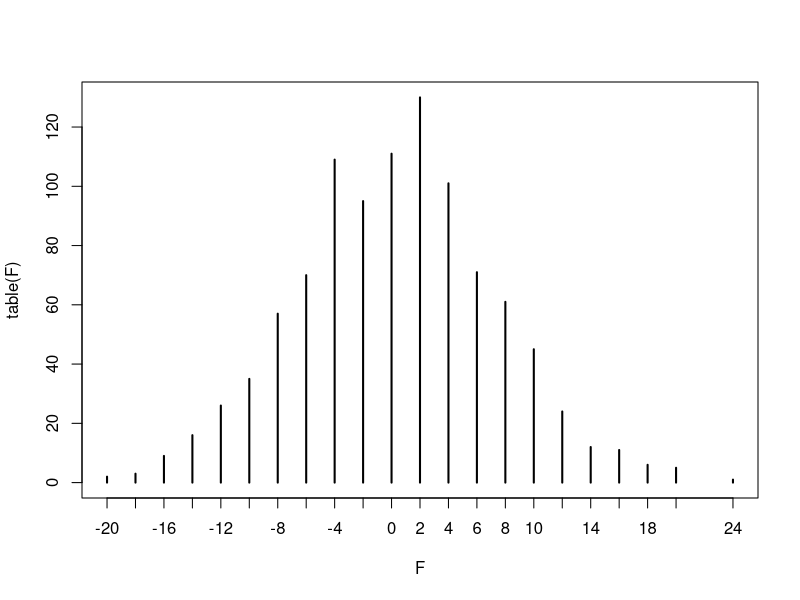

R code for this plot:
##Simulating coin-tossing experiments
x=sample(c("H","T"),10,replace=TRUE)
table(x)
table(x)/10
#
x=sample(c("H","T"),100,replace=TRUE)
table(x)/100
#
x=sample(c("H","T"),10000,replace=TRUE)
table(x)/10000

#replace 是否重置

##Simulating a game of chance
win=sample(c(-1,1),size=50,replace=T)
#cumsum 累積加總 可看出財富變化，可看出領先的時候(cum.win>0)
cum.win=cumsum(win)
cum.win
sum(win)
#
win=sample(c(-1,1),
           size=50,replace=T,
           prob=c(0.6,0.4))

#看總共贏幾塊
KoP=function(n=50){
    win=sample(c(-1,1),size=n,replace=T)
    sum(win)
}
#sample取樣,replicate重複

#算損益兩平的機率
F=replicate(1000,KoP())
table(F)
plot(table(F))
sum(F==0)/1000

# F總財富，L領先幾次，M最多贏幾次
KoP=function(n=50){
  win=sample(c(-1,1),size=n,replace=T)
  cum.win=cumsum(win)
  c(F=sum(win),
    L=sum(cum.win>0),
    M=max(cum.win))
}
KoP()
S=replicate(1000,KoP())
#dim矩陣
dim(S)
#
S[,1:10]
mean(S["L",])
mean(S["M",])
sum(S["M",]>10)/1000



##IC Module Analysis
preg=0.7 #0.7有電
pbad.reg=0.1 #之中0.1壞了
pgood.reg=1-pbad.reg
#
pirreg=1-preg #0.3沒電
pbad.irreg=0.4 #之中0.4壞了
pgood.irreg=1-pbad.irreg

ICmodule.sim=function(n=10){
  #創空的位置
   simulated.modules=rep(NA,n)
   #1 denotes regular
   #-1 denotes irregular
   labels=sample(c(1,-1),n,
                 prob=c(preg,pirreg),
                 replace=TRUE)
   #電好
   if(any(labels==1)){
      simulated.modules[which(labels==1)]=
        sample(c("goodreg","badreg"),
               sum(labels==1),
               prob=c(pgood.reg,pbad.reg),
               replace=TRUE) 
   }
   #電不好
   if(any(labels==-1)){
      simulated.modules[which(labels==-1)]=
       sample(c("goodirreg","badirreg"),
              sum(labels==-1),
              prob=c(pgood.irreg,pbad.irreg),
              replace=TRUE) 
   }
   simulated.modules
}

ICmodule.sim()
S=10000
sim.table=replicate(S,ICmodule.sim())
dim(sim.table)

#壞的數量
badnum=c()
#壞的 電好
badnumreg=c()
#壞的 電不好
badnumirreg=c()
#電好
numreg=c()
#電不好
numirreg=c()
for(i in 1:ncol(sim.table)){
    badnumreg[i]=sum(sim.table[,i]=="badreg")
    badnumirreg[i]=sum(sim.table[,i]=="badirreg")
    badnum[i]=sum(sim.table[,i]=="badreg")+
              sum(sim.table[,i]=="badirreg")
    numreg[i]=sum(sim.table[,i]=="badreg")+
              sum(sim.table[,i]=="goodreg")
    numirreg[i]=sum(sim.table[,i]=="badirreg")+
                sum(sim.table[,i]=="goodirreg")
}

#p(兩個壞掉的)
sum(badnum==2)/S

sum(numreg==10 & badnum==2)
#兩個壞掉的且電好/兩個壞掉
sum(numreg==10 & badnum==2)/sum(badnum==2)

k=1
sum(badnum==k)
sum(numirreg>=1 & badnum==k)
sum(numirreg>=1 & badnum==k)/sum(badnum==k)


